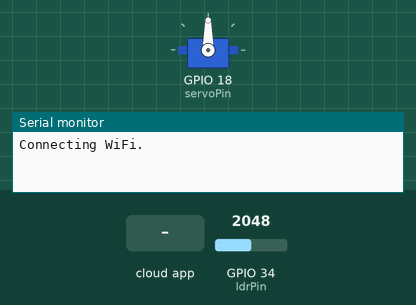
The sketch below on a simulated ESP32. On the bench: servo, the last lines printed to the serial monitor. The test bench sets the inputs (shaded band); at power-on: GPIO 34 (ldrPin) = 2048. WiFi joins after 1.5 s; servers stay silent unless stated; the local clock reads 2024-03-15 10:24:30 at power-on unless the sketch sets it; the Firebase database answers and starts empty.

Above: at 0.1 s.
At 2.7 s:
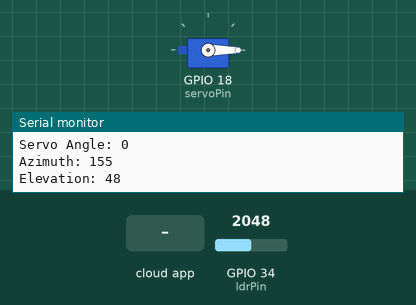
2.8 s: the phone or cloud app sets orientation to 1
At 4.7 s:
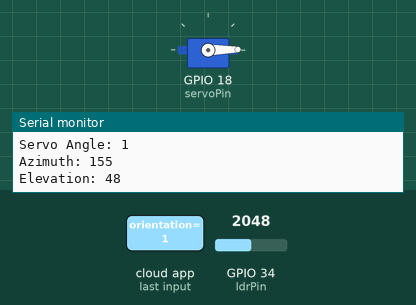
Timing chart, 0 to 6.2 s (numbered marks = the images above; inputs shaded):
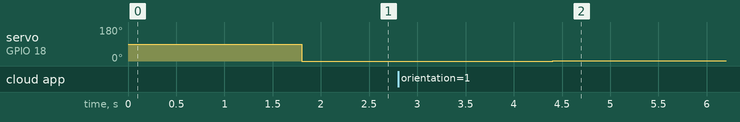

The sketch:

sunposfirebase.ino
```cpp
#include <WiFi.h>
#include <Firebase_ESP_Client.h>
#include <ESP32Servo.h>
#include <time.h>

// ================= SERVO =================
Servo myServo;
int servoPin = 18;

// ================= WIFI =================
#define WIFI_SSID "Ooredoo-ALHN-022C"
#define WIFI_PASSWORD "qCKMZW7eKx"

// ================= FIREBASE =================
#define API_KEY "AIzaSyBY5dSsjRSH6i-8rvkXooKM3kjNGzL-i1k"
#define DATABASE_URL "https://esp32-3740e-default-rtdb.europe-west1.firebasedatabase.app/"

FirebaseData fbdo;
FirebaseAuth auth;
FirebaseConfig config;

// ================= LDR =================
int ldrPin = 34;

// ================= SUN VARIABLES =================
#define DEG_TO_RAD 0.01745329251

float Lon = 10.2 * DEG_TO_RAD;
float Lat = 36.8 * DEG_TO_RAD;

const char* ntpServer = "pool.ntp.org";
const long gmtOffset_sec = 3600;
const int daylightOffset_sec = 0;

int sun_azimuth;
int sun_elevation;

// ================= FUNCTIONS =================
void Calculate_Sun_Position(int hour, int minute, int second,
                            int day, int month, int year);

long JulianDate(int year, int month, int day);

// ================= SETUP =================
void setup() {

  Serial.begin(115200);

  myServo.attach(servoPin);

  // ===== WIFI =====
  WiFi.begin(WIFI_SSID, WIFI_PASSWORD);

  Serial.print("Connecting WiFi");
  while (WiFi.status() != WL_CONNECTED) {
    Serial.print(".");
    delay(500);
  }

  Serial.println("\nWiFi Connected");
  Serial.println(WiFi.localIP());

  // ===== TIME =====
  configTime(gmtOffset_sec, daylightOffset_sec, ntpServer);

  // ===== FIREBASE =====
  config.api_key = API_KEY;
  config.database_url = DATABASE_URL;

  auth.user.email = "nourhajkacem2006@gmail.com";
  auth.user.password = "ISS1234";

  Firebase.begin(&config, &auth);
  Firebase.reconnectWiFi(true);

  Serial.println("Firebase Started");
}


// ================= LOOP =================
void loop() {

  // ===== LDR READ =====
  int ldrValue = analogRead(ldrPin);

  Serial.print("LDR: ");
  Serial.println(ldrValue);

  Firebase.RTDB.setInt(&fbdo, "/sensors/ldr", ldrValue);

  // ===== READ SERVO FROM FIREBASE =====
  if (Firebase.RTDB.getInt(&fbdo, "/servo/orientation")) {

    int angle = fbdo.intData();
    myServo.write(angle);

    Serial.print("Servo Angle: ");
    Serial.println(angle);
  }

  // ===== TIME =====
  struct tm timeinfo;

  if (getLocalTime(&timeinfo)) {

    Calculate_Sun_Position(
      timeinfo.tm_hour,
      timeinfo.tm_min,
      timeinfo.tm_sec,
      timeinfo.tm_mday,
      timeinfo.tm_mon + 1,
      timeinfo.tm_year + 1900
    );

    Serial.print("Azimuth: ");
    Serial.println(sun_azimuth);

    Serial.print("Elevation: ");
    Serial.println(sun_elevation);

    Firebase.RTDB.setInt(&fbdo, "/solar/azimuth", sun_azimuth);
    Firebase.RTDB.setInt(&fbdo, "/solar/elevation", sun_elevation);
  }

  delay(2000);
}

// ================= SUN CALC =================
void Calculate_Sun_Position(int hour, int minute, int second,
                            int day, int month, int year) {

  float T, JD_frac, L0, M, e, C, L_true;
  float GrHrAngle, Obl, RA, Decl, HrAngle;

  long JDate = JulianDate(year, month, day);

  JD_frac = (hour + minute / 60.0 + second / 3600.0) / 24.0 - 0.5;

  T = (JDate - 2451545 + JD_frac) / 36525.0;

  L0 = DEG_TO_RAD * fmod(280.46645 + 36000.76983 * T, 360);
  M  = DEG_TO_RAD * fmod(357.5291 + 35999.0503 * T, 360);

  C = DEG_TO_RAD * ((1.9146 - 0.004847 * T) * sin(M)
      + (0.019993 - 0.000101 * T) * sin(2 * M)
      + 0.00029 * sin(3 * M));

  Obl = DEG_TO_RAD * 23.44;

  GrHrAngle = 280.46061837 + 360.98564736629 * (JDate - 2451545 + JD_frac);
  GrHrAngle = fmod(GrHrAngle, 360.0);

  L_true = fmod(C + L0, 2 * PI);

  RA = atan2(sin(L_true) * cos(Obl), cos(L_true));
  Decl = asin(sin(Obl) * sin(L_true));

  HrAngle = DEG_TO_RAD * GrHrAngle + Lon - RA;

  float elevation = asin(
    sin(Lat) * sin(Decl) +
    cos(Lat) * cos(Decl) * cos(HrAngle)
  );

  float azimuth = PI + atan2(
    sin(HrAngle),
    cos(HrAngle) * sin(Lat) - tan(Decl) * cos(Lat)
  );

  sun_azimuth = azimuth / DEG_TO_RAD;
  sun_elevation = elevation / DEG_TO_RAD;
}

// ================= JULIAN DATE =================
long JulianDate(int year, int month, int day) {

  if (month <= 2) {
    year--;
    month += 12;
  }

  int A = year / 100;
  int B = 2 - A + A / 4;

  long JD =
    (long)(365.25 * (year + 4716))
    + (int)(30.6001 * (month + 1))
    + day + B - 1524;

  return JD;
}
```

magnotometercalibration.ino
```cpp

```

Measured:
- after the input at 2.8 s, servo on GPIO 18 (servoPin): 0° → 1° after 1.6 s
